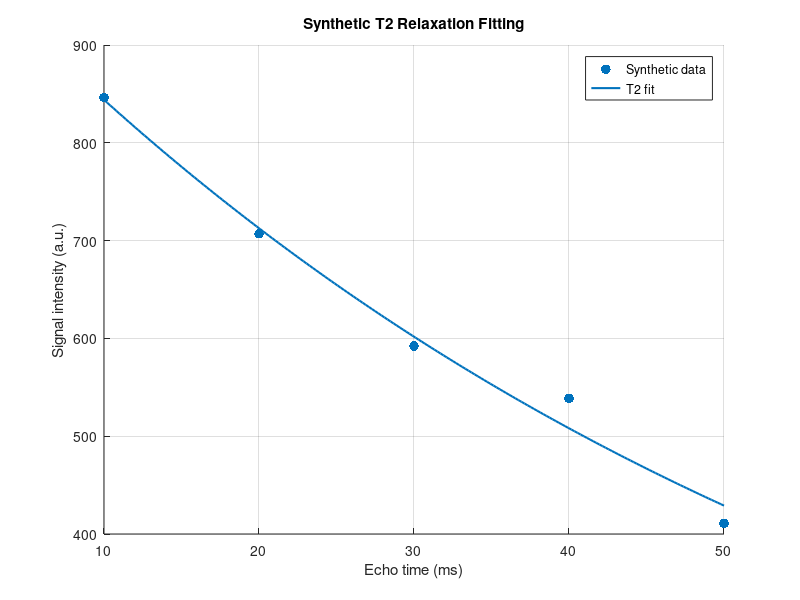

MATLAB code for this plot:
%% T2 Relaxation Fitting Example
% Example of T2 relaxation-time fitting using synthetic MRI data.
%
% The script generates a mono-exponential T2 decay, adds Gaussian noise,
% and estimates T2 using nonlinear least-squares fitting.
%
% Only synthetic data are used.

clear;
clc;
close all;

%% Echo times (ms)

TE = [10 20 30 40 50];

%% Ground-truth parameters

true_S0 = 1000;
true_T2 = 60;  % ms

%% Generate synthetic T2 decay

signal_clean = true_S0 .* exp(-TE ./ true_T2);

%% Add reproducible Gaussian noise

rng(42);
noise = 20 .* randn(size(TE));
signal_noisy = signal_clean + noise;

%% Define T2 model

t2_model = @(p, te) p(1) .* exp(-te ./ p(2));

%% Initial parameter estimates

initial_guess = [max(signal_noisy), 50];

%% Estimate S0 and T2

objective = @(p) sum((signal_noisy - t2_model(p, TE)).^2);

estimated_parameters = fminsearch(objective, initial_guess);

estimated_S0 = estimated_parameters(1);
estimated_T2 = estimated_parameters(2);

%% Display results

fprintf('True T2: %.1f ms\n', true_T2);
fprintf('Estimated T2: %.1f ms\n', estimated_T2);

%% Generate fitted curve

TE_fit = linspace(min(TE), max(TE), 200);
signal_fit = t2_model(estimated_parameters, TE_fit);

%% Plot results

figure;

scatter(TE, signal_noisy, 50, 'filled');
hold on;

plot(TE_fit, signal_fit, 'LineWidth', 1.5);

xlabel('Echo time (ms)');
ylabel('Signal intensity (a.u.)');
title('Synthetic T2 Relaxation Fitting');

legend('Synthetic data', 'T2 fit');
grid on;
